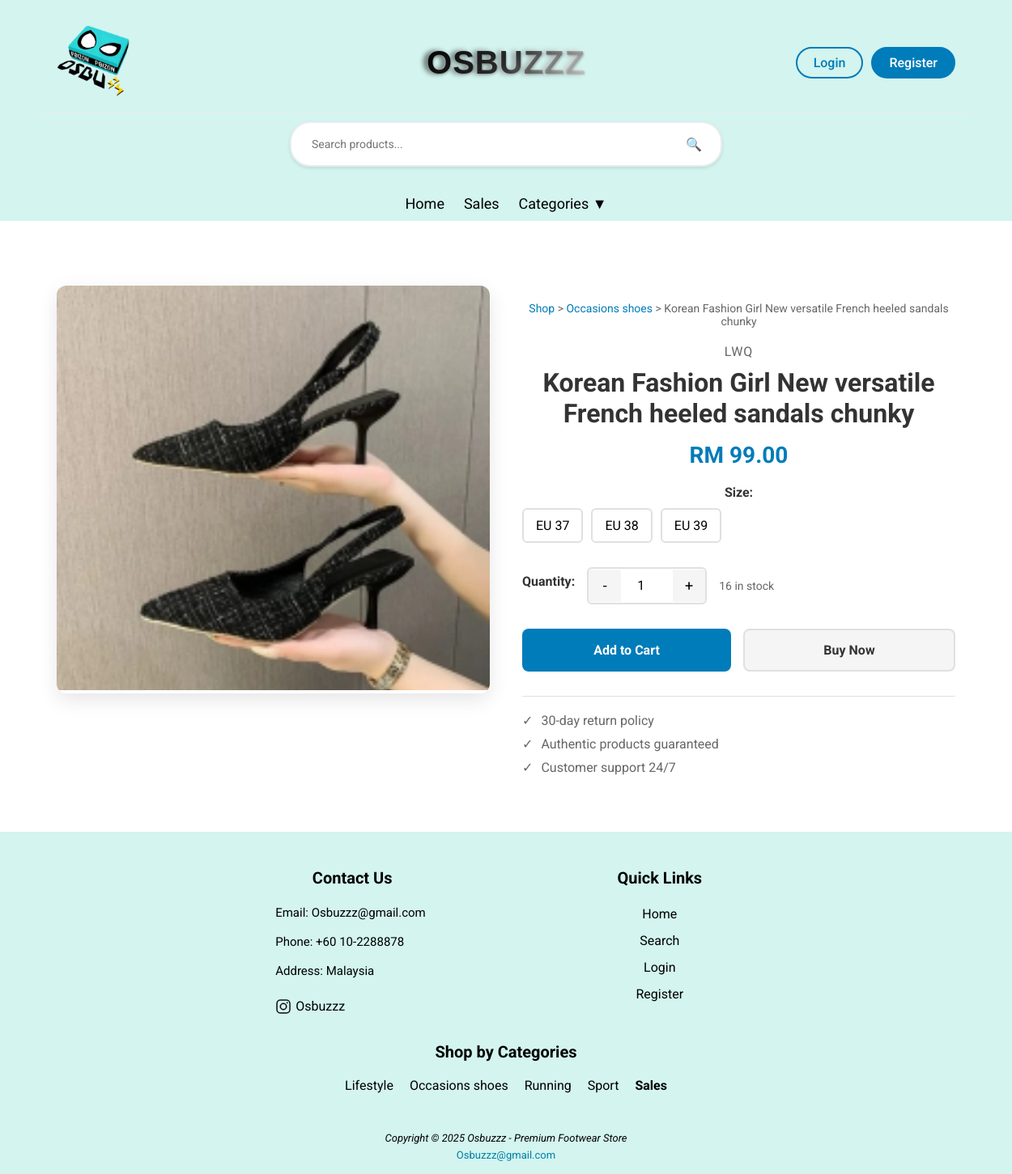
Page /app/page/shop/product_detail.php?id=81 on the committed database.
### tables this page shows
CREATE TABLE `product_photos` (
  `photo_id` int(11) NOT NULL,
  `product_id` int(11) NOT NULL,
  `photo_filename` varchar(255) NOT NULL,
  `is_main_photo` tinyint(1) DEFAULT 0,
  `display_order` int(11) DEFAULT 0,
  `created_at` timestamp NOT NULL DEFAULT current_timestamp()
);

CREATE TABLE `product` (
  `product_id` int(11) NOT NULL,
  `product_name` varchar(100) NOT NULL,
  `brand` varchar(50) NOT NULL,
  `category_id` int(11) DEFAULT NULL,
  `price` decimal(10,2) NOT NULL,
  `description` text DEFAULT NULL,
  `photo` varchar(255) DEFAULT NULL,
  `created_at` timestamp NOT NULL DEFAULT current_timestamp(),
  `status` enum('active','inactive') NOT NULL DEFAULT 'active' COMMENT 'Product visibility status: active=visible to users, inactive=hidden from users'
);

CREATE TABLE `category` (
  `category_id` int(11) NOT NULL,
  `category_name` varchar(50) NOT NULL,
  `category_slug` varchar(50) NOT NULL,
  `description` text DEFAULT NULL,
  `banner_image` varchar(255) DEFAULT NULL,
  `created_at` timestamp NOT NULL DEFAULT current_timestamp()
);

### app/base.php (called while the page is built, shortened)
<?php
$_user = $_SESSION['user'] ?? null;
function format_size($size) {
    return "EU $size";
}

### app/page/shop/product_detail.php (the view, shortened to what this page needs)
<?php
require '../../base.php';
$product_id = (int)($_GET['id'] ?? 0);
$stm = $_db->prepare('
    SELECT p.*,
           c.category_name,
           c.category_slug,
           GROUP_CONCAT(DISTINCT pv.size ORDER BY pv.size) as available_sizes,
           SUM(pv.stock) as total_stock
    FROM product p
    LEFT JOIN category c ON p.category_id = c.category_id
    LEFT JOIN product_variants pv ON p.product_id = pv.product_id
    WHERE p.product_id = ? AND p.status = \'active\'
    GROUP BY p.product_id
');
$stm->execute([$product_id]);
$product = $stm->fetch();
$stm = $_db->prepare('
    SELECT photo_filename
    FROM product_photos
    WHERE product_id = ?
    ORDER BY is_main_photo DESC, display_order ASC
');
$stm->execute([$product_id]);
$product_photos = $stm->fetchAll();
include '../../head.php';
?>
<main>
    <div class="product-detail-container">
        <div class="product-images">
            <div class="main-image-container">
                <img src="../../images/Products/<?= $product_photos[0]->photo_filename ?>"
                     alt="<?= htmlspecialchars($product->product_name) ?>"
                     class="main-image"
                     id="mainImage"
                     onclick="openImageModal(this.src, '<?= htmlspecialchars($product->product_name) ?>')">
            </div>
        </div>
        <div class="product-info">
            <div class="breadcrumb">
                <a href="shop.php">Shop</a> >
                <?php if ($product->category_slug): ?>
                <a href="../categories/category.php?slug=<?= htmlspecialchars($product->category_slug) ?>"><?= htmlspecialchars($product->category_name) ?></a> >
                <?php endif; ?>
                <?= htmlspecialchars($product->product_name) ?>
            </div>
            <div class="product-brand"><?= htmlspecialchars($product->brand) ?></div>
            <h1 class="product-title"><?= htmlspecialchars($product->product_name) ?></h1>
            <div class="product-price">RM <?= number_format($product->price, 2) ?></div>
            <div class="product-options">
                <?php if ($product->available_sizes): ?>
                <div class="option-group">
                    <label class="option-label">Size:</label>
                    <div class="size-options">
                        <?php foreach (explode(',', $product->available_sizes) as $size): ?>
                        <div class="size-option" onclick="selectOption(this, 'size')" data-size="<?= trim($size) ?>">
                            <?= format_size(trim($size)) ?>
                        </div>
                        <?php endforeach; ?>
                    </div>
                </div>
                <?php endif; ?>
            </div>
            <div class="quantity-selector">
                <label class="option-label">Quantity:</label>
                <div class="quantity-controls">
                    <button class="quantity-btn" onclick="changeQuantity(-1)">-</button>
                    <input type="number" class="quantity-input" id="quantity" value="1" min="1" max="<?= $product->total_stock ?>">
                    <button class="quantity-btn" onclick="changeQuantity(1)">+</button>
                </div>
                <div class="stock-info" id="stockInfo"><?= $product->total_stock ?> in stock</div>
            </div>
            <div class="action-buttons">
                <button class="btn-primary" onclick="addToCart()">Add to Cart</button>
                <button class="btn-secondary" onclick="buyNow()">Buy Now</button>
            </div>
            <div class="product-features">
                <div class="feature-item">
                    <span>✓</span> 30-day return policy
                </div>
                <div class="feature-item">
                    <span>✓</span> Authentic products guaranteed
                </div>
                <div class="feature-item">
                    <span>✓</span> Customer support 24/7
                </div>
            </div>
        </div>
    </div>
</main>
<?php
include '../../foot.php';
?>

### app/head.php (shortened to what this page needs)
<?php
$cart_count = 0;
?>
<!DOCTYPE html>
<html lang="en">
<head>
    <link rel="stylesheet" href="/css/app.css">
</head>
<body>
    <header>
        <div class="header-container">
            <div class="header-left">
                <div class="logo">
                    <img src="/images/logo.png" alt="Osbuzzz Logo">
                </div>
                <div class="title">
                    <?php if ($_user && $_user->role === 'Admin'): ?>
                    <a href="/page/admin/index.php">Osbuzzz Admin</a>
                    <?php else: ?>
                    <a href="/">Osbuzzz</a>
                    <?php endif; ?>
                </div>
            </div>
            <div class="header-right">
                <?php if ($_user): ?>
                <div class="user-section">
                    <?php if ($_user->role !== 'Admin'): ?>
                    <a href="/page/shop/cart.php" class="cart-link">
                        🛒 <span class="cart-count"><?= $cart_count ?></span>
                    </a>
                    <?php endif; ?>
                    <div class="user-dropdown">
                        <a href="/page/user/profile.php" class="user-profile">
                            <img class="header-avatar" src="<?= $_user->photo ? '/images/userAvatar/' . $_user->photo : '/images/default-avatar.png' ?>" alt="Profile">
                            <span><?= htmlspecialchars($_user->username) ?></span>
                        </a>
                        <div class="dropdown-content">
                            <a href="/page/user/profile.php">Profile</a>
                            <?php if ($_user->role !== 'Admin'): ?>
                            <a href="/page/shop/cart.php">Cart</a>
                            <a href="/page/user/orders.php">My Orders</a>
                            <?php endif; ?>
                            <?php if ($_user->role === 'Admin'): ?>
                            <a href="/page/admin/index.php">Admin Dashboard</a>
                            <?php endif; ?>
                            <a href="/page/user/logout.php" data-confirm="Are you sure you want to logout?">Logout</a>
                        </div>
                    </div>
                </div>
                <?php else: ?>
                <div class="auth-buttons">
                    <a href="/page/user/login.php" class="btn-login">Login</a>
                    <a href="/page/user/signup.php" class="btn-register">Register</a>
                </div>
                <?php endif ?>
            </div>
        </div>
        <?php if (!$_user || $_user->role !== 'Admin'): ?>
        <div class="search-container">
            <div class="search-bar">
                <input type="search" placeholder="Search products..." id="headerSearch">
                <button type="button" onclick="performSearch()">🔍</button>
            </div>
        </div>
        <?php endif; ?>
    </header>
    <nav>
        <?php if ($_user && $_user->role === 'Admin'): ?>
            <a href="/page/admin/index.php">Dashboard</a>
            <a href="/page/admin/admin_user.php">Users</a>
            <a href="/page/admin/admin_product.php">Products</a>
            <a href="/page/admin/admin_category.php">Categories</a>
            <a href="/page/admin/admin_orders.php">Orders</a>
            <a href="/page/admin/password_reset_management.php">Password Resets Requests</a>
        <?php else: ?>
        <a href="/">Home</a>
        <a href="/page/shop/sales.php">Sales</a>
        <div class="nav-dropdown">
            <a href="#" class="nav-dropbtn">Categories ▼</a>
        </div>
        <?php endif; ?>
    </nav>

### app/foot.php (shortened to what this page needs)
    <footer>
        <div class="containers">
            <div class="footer-content">
                <h3>Contact Us</h3>
                <p>Email: Osbuzzz@gmail.com<br><br>Phone: +60 10-2288878<br><br>Address: Malaysia<br><br>
                <div class="ins">
                    <img src="/images/insLogo.png"> <a href="https://www.instagram.com/osbuzzz?igsh=bnhvaDg1eHd5Z2Z0">Osbuzzz</a>
                    </div>
                </p>
            </div>
            <?php if ($_user && $_user->role === 'Admin'): ?>
            <div class="footer-content">
                <h3>Admin Panel</h3>
                <ul class="list">
                    <li><a href="/page/admin/index.php">Dashboard</a></li>
                    <li><a href="/page/admin/admin_product.php">Products</a></li>
                    <li><a href="/page/admin/admin_user.php">Users</a></li>
                    <li><a href="/page/admin/admin_category.php">Categories</a></li>
                    <li><a href="/page/admin/admin_orders.php">Orders</a></li>
                    <li><a href="/page/admin/password_reset_management.php">Password Resets Requests</a></li>
                </ul>
            </div>
            <?php else: ?>
            <div class="footer-content">
                <h3>Quick Links</h3>
                <ul class="list">
                    <li><a href="/">Home</a></li>
                    <?php if (!$_user): ?>
                    <li><a href="/page/shop/search.php">Search</a></li>
                    <li><a href="/page/user/login.php">Login</a></li>
                    <li><a href="/page/user/signup.php">Register</a></li>
                    <?php endif; ?>
                </ul>
            </div>
            <?php endif; ?>
        </div>
        <?php if (!$_user || $_user->role !== 'Admin'): ?>
        <div class="containers">
            <div class="footer-content" style="width: 100%; text-align: center;">
                <h3>Shop by Categories</h3>
                <div style="display: flex; flex-wrap: wrap; justify-content: center; gap: 10px;">
                    <?php
                    $footer_categories = $_db->query('SELECT category_id, category_name FROM category ORDER BY category_name ASC')->fetchAll();
                    foreach ($footer_categories as $footer_cat):
                    ?>
                    <a href="/page/categories/category.php?id=<?= $footer_cat->category_id ?>" style="margin: 5px; text-decoration: none;"><?= htmlspecialchars($footer_cat->category_name) ?></a>
                    <?php endforeach; ?>
                    <a href="/page/shop/sales.php" style="margin: 5px; text-decoration: none; font-weight: bold;">Sales</a>
                </div>
            </div>
        </div>
        <?php endif; ?>
        <div class="bottom-bar">
            <small><i><p>Copyright © 2025 Osbuzzz - Premium Footwear Store</p></i></small>
            <a href="mailto:Osbuzzz@gmail.com">Osbuzzz@gmail.com</a>
        </div>
    </footer>
</body>
</html>

### app/head.php (style rules this page uses)
.header-container { display: flex; align-items: center; justify-content: space-between; padding: 15px 20px; max-width: 1200px; margin: 0 auto; }
.header-left { display: flex; align-items: center; gap: 15px; }
.search-container { background: #D3F4EF; border-top: 1px solid #e9ecef; padding: 10px 0; }
.search-bar { display: flex; align-items: center; background: white; border-radius: 25px; padding: 8px 15px; border: 2px solid #e9ecef; transition: all 0.3s ease; max-width: 500px; margin: 0 auto; box-shadow: 0 2px 4px rgba(0,0,0,0.1); }
.search-bar input { flex: 1; border: none; background: transparent; outline: none; padding: 10px; font-size: 14px; }
.search-bar button { background: none; border: none; cursor: pointer; font-size: 16px; padding: 8px; color: #666; transition: color 0.3s ease; }
.header-right { display: flex; align-items: center; gap: 20px; }
.auth-buttons { display: flex; gap: 10px; }
.btn-login, .btn-register { padding: 8px 20px; text-decoration: none; border-radius: 20px; font-weight: 500; transition: all 0.3s ease; }
.btn-login { color: #007cba; border: 2px solid #007cba; background: transparent; }
.btn-register { background: #007cba; color: white; border: 2px solid #007cba; }

### rows in the picture
product_photos: photo_filename (picture)
product: category.category_name "Occasions shoes", product_name "Korean Fashion Girl New versatile French heeled sandals chunky", brand "LWQ", price "99.00"
category: category_name "Lifestyle"
category: category_name "Occasions shoes"
category: category_name "Running"
category: category_name "Sport"

### other values in the picture
format_size(trim($size)) "EU 37"
format_size(trim($size)) "EU 38"
format_size(trim($size)) "EU 39"
$product->total_stock "16"
